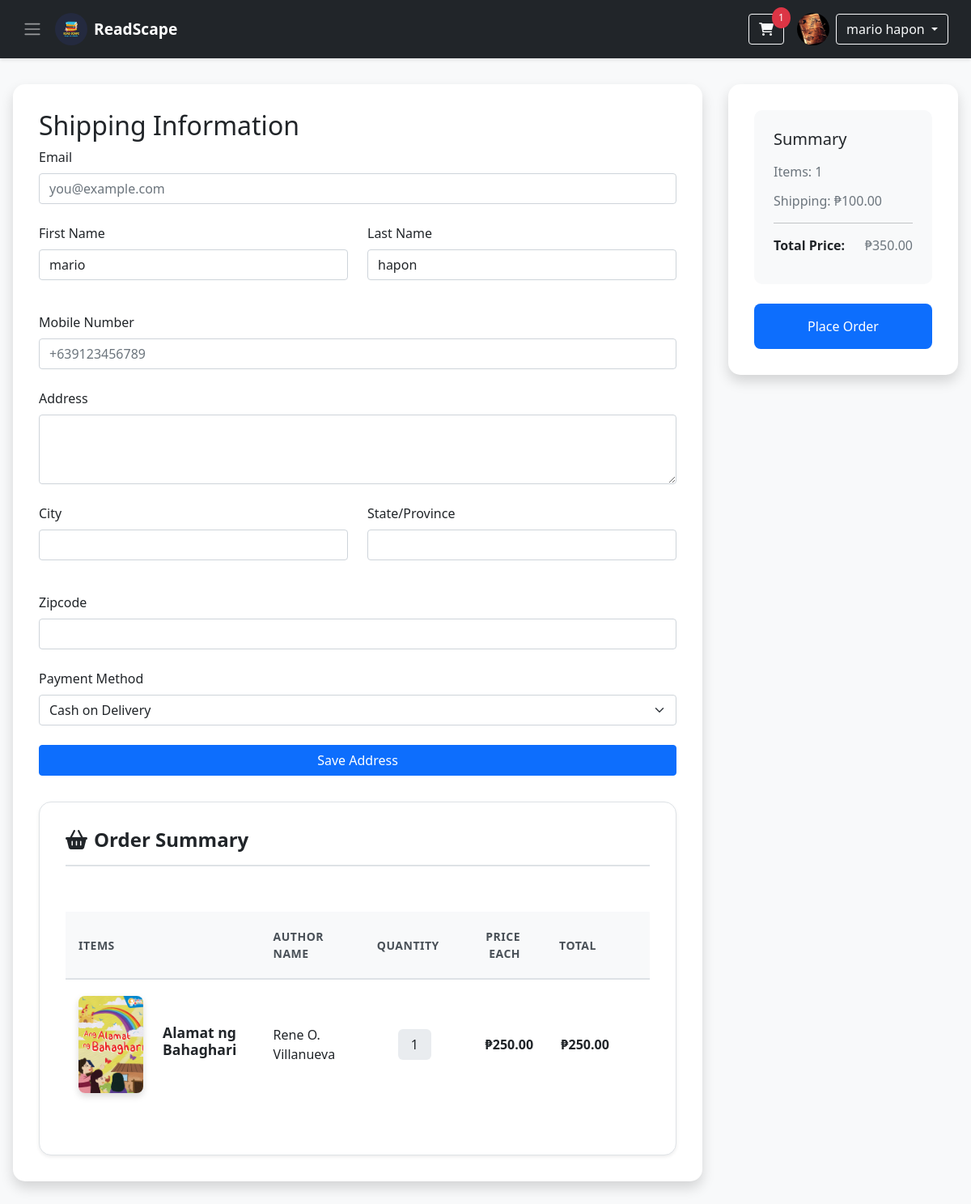
Page /checkout.php (signed in) on the earlier database version.
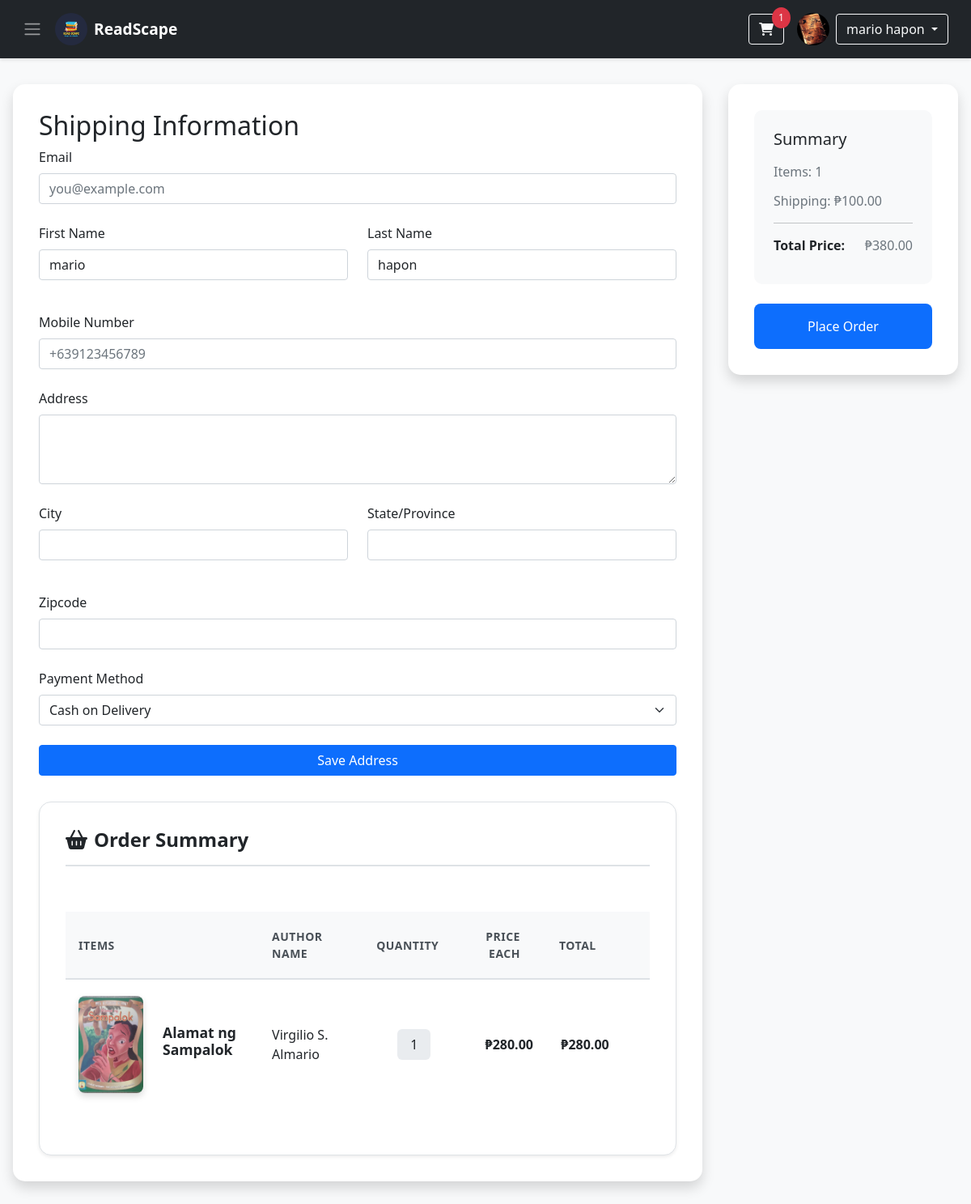
Same page on the later database version.
### tables this page shows
CREATE TABLE `cart` (
  `id` int(11) NOT NULL,
  `user_id` int(11) NOT NULL,
  `isbn` int(11) NOT NULL,
  `quantity` int(11) DEFAULT 1
);

CREATE TABLE `books` (
  `isbn` int(11) NOT NULL,
  `title` varchar(255) NOT NULL,
  `book_image` varchar(255) NOT NULL,
  `author` varchar(255) NOT NULL,
  `copyright` int(11) NOT NULL,
  `qty` int(11) NOT NULL,
  `price` float NOT NULL,
  `total` float NOT NULL
);

### checkout.php (the view, shortened to what the changed rows need)
<?php
include 'db_connect.php';
$user_id = $_SESSION['id'];
$items = [];
$total_price = 0;
$shipping_cost = 100.00;
if (isset($_GET['isbn']) && !empty($_GET['isbn'])) {
    $isbn = $_GET['isbn'];
    $single_item = true;
    $sql = "SELECT isbn, title, book_image, author, price FROM books WHERE isbn = ?";
    $stmt = mysqli_prepare($conn, $sql);
    mysqli_stmt_bind_param($stmt, "s", $isbn);
    mysqli_stmt_execute($stmt);
    $result = mysqli_stmt_get_result($stmt);
    if ($book = mysqli_fetch_assoc($result)) {
        $items[] = [
            'isbn' => $book['isbn'],
            'title' => $book['title'],
            'book_image' => $book['book_image'],
            'author' => $book['author'],
            'price' => $book['price'],
            'quantity' => 1,
            'total' => $book['price'] * 1
        ];
        $total_price = $book['price'];
    }
    mysqli_stmt_close($stmt);
} else {
    $sql = "SELECT books.isbn, books.title, books.book_image, books.author, books.price, cart.quantity,
            (books.price * cart.quantity) AS total
        FROM cart
        JOIN books ON cart.isbn = books.isbn
        WHERE cart.user_id = ?";
    $stmt = mysqli_prepare($conn, $sql);
    mysqli_stmt_bind_param($stmt, "i", $user_id);
    mysqli_stmt_execute($stmt);
    $result = mysqli_stmt_get_result($stmt);
    while ($cart_item = mysqli_fetch_assoc($result)) {
        $items[] = $cart_item;
        $total_price += $cart_item['total'];
    }
}
$total_with_shipping = $total_price + $shipping_cost;
$cart_count = count($items);
?>
<!DOCTYPE html>
<html lang="en">
<head>
    <link rel="stylesheet" href="https://cdnjs.cloudflare.com/ajax/libs/font-awesome/6.0.0-beta3/css/all.min.css">
    <link href="https://cdn.jsdelivr.net/npm/bootstrap@5.0.2/dist/css/bootstrap.min.css" rel="stylesheet">
</head>
<body>
    <div class="container">
        <div class="left-column">
            <h2>Shipping Information</h2>
            <div class="order-summary">
                <h2><i class="fas fa-shopping-basket me-2"></i>Order Summary</h2>
                <?php if (!empty($items)): ?>
                    <div class="table-responsive">
                        <table class="cart-table">
                            <thead>
                                <tr>
                                    <th>Items</th>
                                    <th>Author Name</th>
                                    <th class="text-center">Quantity</th>
                                    <th class="text-end">Price Each</th>
                                    <th class="text-end">Total</th>
                                    <th></th>
                                </tr>
                            </thead>
                            <tbody>
                                <?php foreach ($items as $item): ?>
                                    <tr data-isbn="<?php echo htmlspecialchars($item['isbn']); ?>">
                                        <td>
                                            <div class="item-details">
                                                <img src="images/<?php echo htmlspecialchars($item['book_image']); ?>" alt="Book">
                                                <h3><?php echo htmlspecialchars($item['title']); ?></h3>
                                            </div>
                                        </td>
                                        <td><?php echo htmlspecialchars($item['author'] ?? 'Unknown'); ?></td>
                                        <td class="text-center">
                                            <span class="item-quantity"><?php echo htmlspecialchars($item['quantity']); ?></span>
                                        </td>
                                        <td class="text-end item-price">₱<?php echo number_format($item['price'], 2, '.', ','); ?></td>
                                        <td class="text-end item-price">₱<?php echo number_format($item['total'], 2, '.', ','); ?></td>
                                    </tr>
                                <?php endforeach; ?>
                            </tbody>
                        </table>
                    </div>
                <?php endif; ?>
            </div>
        </div>
        <div class="right-column">
            <div class="price-summary">
                <?php if (!empty($items)): ?>
                    <div class="total-price">
                        <p>Items: <?php echo $cart_count; ?></p>
                        <p>Shipping: ₱<?php echo number_format($shipping_cost, 2, '.', ','); ?></p>
                        <hr style="margin: 15px 0;">
                        <p><strong>Total Price:</strong> ₱<?php echo number_format($total_with_shipping, 2, '.', ','); ?></p>
                    </div>
                <?php else: ?>
                    <p>No items in the checkout.</p>
                <?php endif; ?>
            </div>
        </div>
    </div>
</body>
</html>

Differences in the rows shown:
removed cart: isbn.book_image (picture), isbn.title "Alamat ng Bahaghari", isbn.author "Rene O. Villanueva", quantity "1", isbn.price "250.00", total "250.00"
added cart: isbn.book_image (picture), isbn.title "Alamat ng Sampalok", isbn.author "Virgilio S. Almario", quantity "1", isbn.price "280.00", total "280.00"
Other differences:
$total_with_shipping: "350.00" → "380.00"
